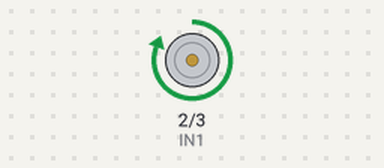
Simulated run of this sketch. Board: Arduino Uno, built with avr-gcc and run on an emulated ATmega328P. On the bench: motor-driver pin pairs drawn as motors (green arrow = first pin HIGH = forward, orange = second pin HIGH = backward, longer = more drive, scaled by the enable pin).

Above: at 1.0 s.
At 2.5 s:
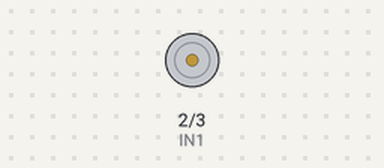
At 4.0 s:
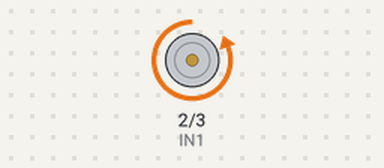
Timing chart, 0 to 7.8 s (numbered marks = the images above):
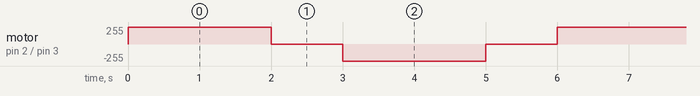

Measured:
- by itself, motor on pin 2 (IN1) / pin 3 (IN2): repeats every 6.0 s: stopped 1.0 s, backward 255/255 2.0 s, stopped 1.0 s, forward 255/255 2.0 s

The sketch:

sketch_feb13b.ino
```cpp
// Pin definitions
const int IN1 = 2; // Motor driver IN1 pin
const int IN2 = 3; // Motor driver IN2 pin
const int ENA = 4; // Motor driver ENA pin (PWM)

// Setup function
void setup() {
  pinMode(IN1, OUTPUT);
  pinMode(IN2, OUTPUT);
  pinMode(ENA, OUTPUT);
}

// Loop function
void loop() {
  // Rotate motor clockwise
  digitalWrite(IN1, HIGH);
  digitalWrite(IN2, LOW);
  analogWrite(ENA, 255); // Full speed
  delay(2000); // Run for 2 seconds

  // Stop the motor
  digitalWrite(IN1, LOW);
  digitalWrite(IN2, LOW);
  delay(1000); // Stop for 1 second

  // Rotate motor counterclockwise
  digitalWrite(IN1, LOW);
  digitalWrite(IN2, HIGH);
  analogWrite(ENA, 255); // Full speed
  delay(2000); // Run for 2 seconds

  // Stop the motor
  digitalWrite(IN1, LOW);
  digitalWrite(IN2, LOW);
  delay(1000); // Stop for 1 second
}
```
